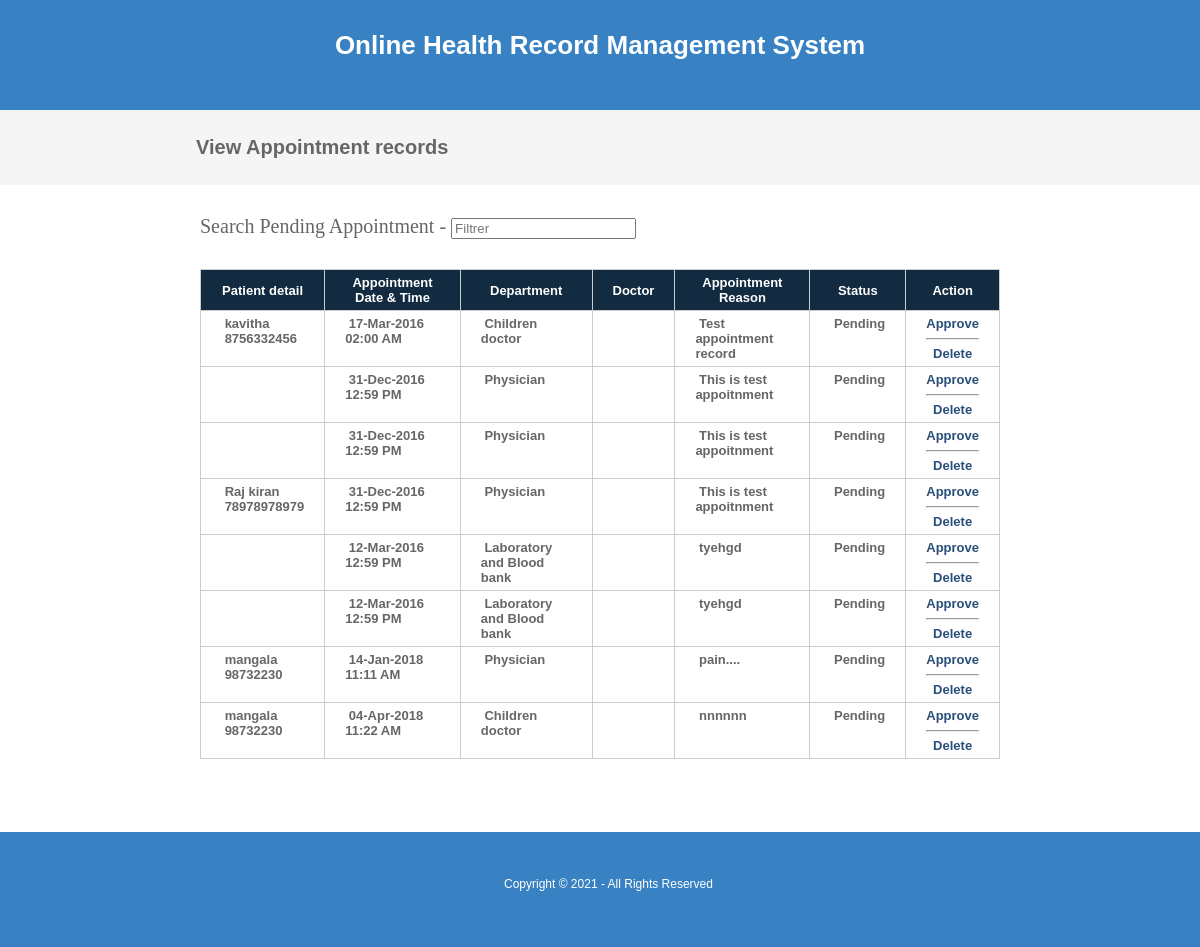
Page /viewappointmentpending.php on the earlier database version.
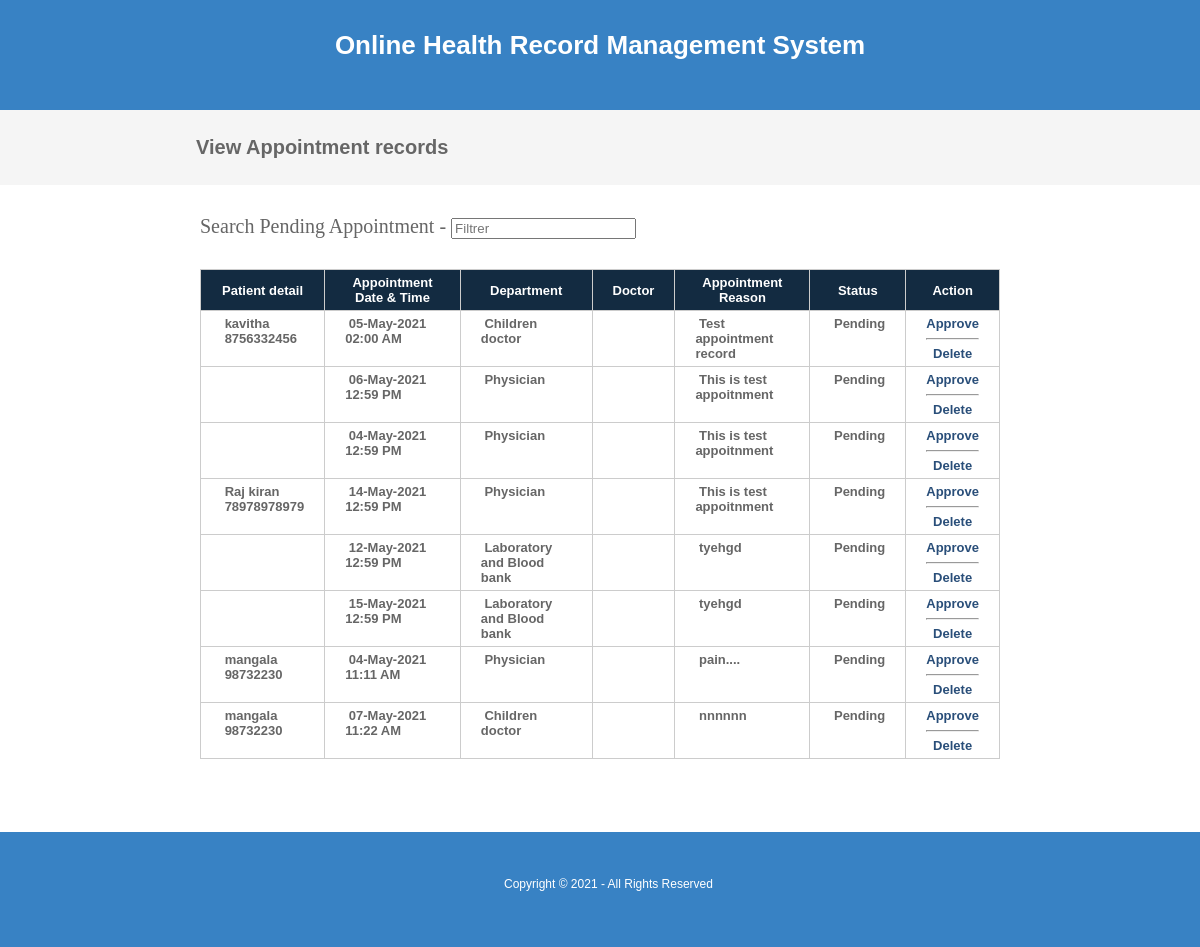
Same page on the later database version.
### tables this page shows
CREATE TABLE `appointment` (
  `appointmentid` int(10) NOT NULL,
  `appointmenttype` varchar(25) NOT NULL,
  `patientid` int(10) NOT NULL,
  `roomid` int(10) NOT NULL,
  `departmentid` int(10) NOT NULL,
  `appointmentdate` date NOT NULL,
  `appointmenttime` time NOT NULL,
  `doctorid` int(10) NOT NULL,
  `status` varchar(10) NOT NULL,
  `app_reason` text NOT NULL
);

CREATE TABLE `patient` (
  `patientid` int(10) NOT NULL,
  `patientname` varchar(50) NOT NULL,
  `admissiondate` date NOT NULL,
  `admissiontime` time NOT NULL,
  `address` varchar(250) NOT NULL,
  `mobileno` varchar(15) NOT NULL,
  `city` varchar(25) NOT NULL,
  `pincode` varchar(20) NOT NULL,
  `loginid` varchar(50) NOT NULL,
  `password` varchar(25) NOT NULL,
  `bloodgroup` varchar(20) NOT NULL,
  `gender` varchar(10) NOT NULL,
  `dob` date NOT NULL,
  `status` varchar(10) NOT NULL
);

CREATE TABLE `department` (
  `departmentid` int(10) NOT NULL,
  `departmentname` varchar(100) NOT NULL,
  `description` text NOT NULL,
  `status` varchar(10) NOT NULL
);

### viewappointmentpending.php (the view, shortened to what this page needs)
<?php
include("headers.php");
include("dbconnection.php");
?>
<div class="wrapper col2">
  <div id="breadcrumb">
    <ul>
      <li class="first">View Appointment records</li></ul>
  </div>
</div>
<div class="wrapper col4">
  <div id="container">
<section class="container">
<h2>Search Pending Appointment - <input type="search" class="light-table-filter" data-table="order-table" placeholder="Filtrer" /></h2>
	<table class="order-table">
      <thead>
        <tr>
          <th>Patient detail</th>
          <th>Appointment Date &  Time</th>
          <th>Department</th>
          <th>Doctor</th>
          <th>Appointment Reason</th>
          <th>Status</th>
          <th><div align="center">Action</div></th>
        </tr>
        </thead>
        <tbody>
          <?php
		$sql ="SELECT * FROM appointment WHERE (status='Pending' OR status='Inactive')";
		$qsql = mysqli_query($con,$sql);
		while($rs = mysqli_fetch_array($qsql))
		{
			$sqlpat = "SELECT * FROM patient WHERE patientid='$rs[patientid]'";
			$qsqlpat = mysqli_query($con,$sqlpat);
			$rspat = mysqli_fetch_array($qsqlpat);
			$sqldept = "SELECT * FROM department WHERE departmentid='$rs[departmentid]'";
			$qsqldept = mysqli_query($con,$sqldept);
			$rsdept = mysqli_fetch_array($qsqldept);
			$sqldoc= "SELECT * FROM doctor WHERE doctorid='$rs[doctorid]'";
			$qsqldoc = mysqli_query($con,$sqldoc);
			$rsdoc = mysqli_fetch_array($qsqldoc);
        echo "<tr>
          <td>&nbsp;$rspat[patientname]<br>&nbsp;$rspat[mobileno]</td>
			 <td>&nbsp;" . date("d-M-Y",strtotime($rs[appointmentdate])) . " &nbsp; " . date("H:i A",strtotime($rs[appointmenttime])) . "</td>
		    <td>&nbsp;$rsdept[departmentname]</td>
			   <td>&nbsp;$rsdoc[doctorname]</td>
			    <td>&nbsp;$rs[app_reason]</td>
			    <td>&nbsp;$rs[status]</td>
          <td><div align='center'>";
		  if($rs[status] != "Approved")
		  {
				  if(!(isset($_SESSION[patientid])))
				  {
						  echo "<a href='appointmentapproval.php?editid=$rs[appointmentid]&patientid=$rs[patientid]'>Approve</a><hr>";
				  }
				 echo "  <a href='viewappointment.php?delid=$rs[appointmentid]'>Delete</a>";
		  }
		  else
		  {
				echo "<a href='patientreport.php?patientid=$rs[patientid]&appointmentid=$rs[appointmentid]'>View Report</a>";
		  }
		 echo "</center></td></tr>";
		}
		?>
      </tbody>
    </table>
    </section>
    <p>&nbsp;</p>
  </div>
</div>
<?php
include("footers.php");
?>

Differences in the rows shown:
changed appointment "02:00 AM": appointmentdate "17-Mar-2016" → "05-May-2021"
changed appointment: appointmentdate "31-Dec-2016" → "06-May-2021"
changed appointment (number 3 of 8 on the later page): appointmentdate "31-Dec-2016" → "04-May-2021"
changed appointment "Raj kiran": appointmentdate "31-Dec-2016" → "14-May-2021"
changed appointment: appointmentdate "12-Mar-2016" → "12-May-2021"
changed appointment: appointmentdate "12-Mar-2016" → "15-May-2021"
changed appointment "11:11 AM": appointmentdate "14-Jan-2018" → "04-May-2021"
changed appointment "11:22 AM": appointmentdate "04-Apr-2018" → "07-May-2021"
